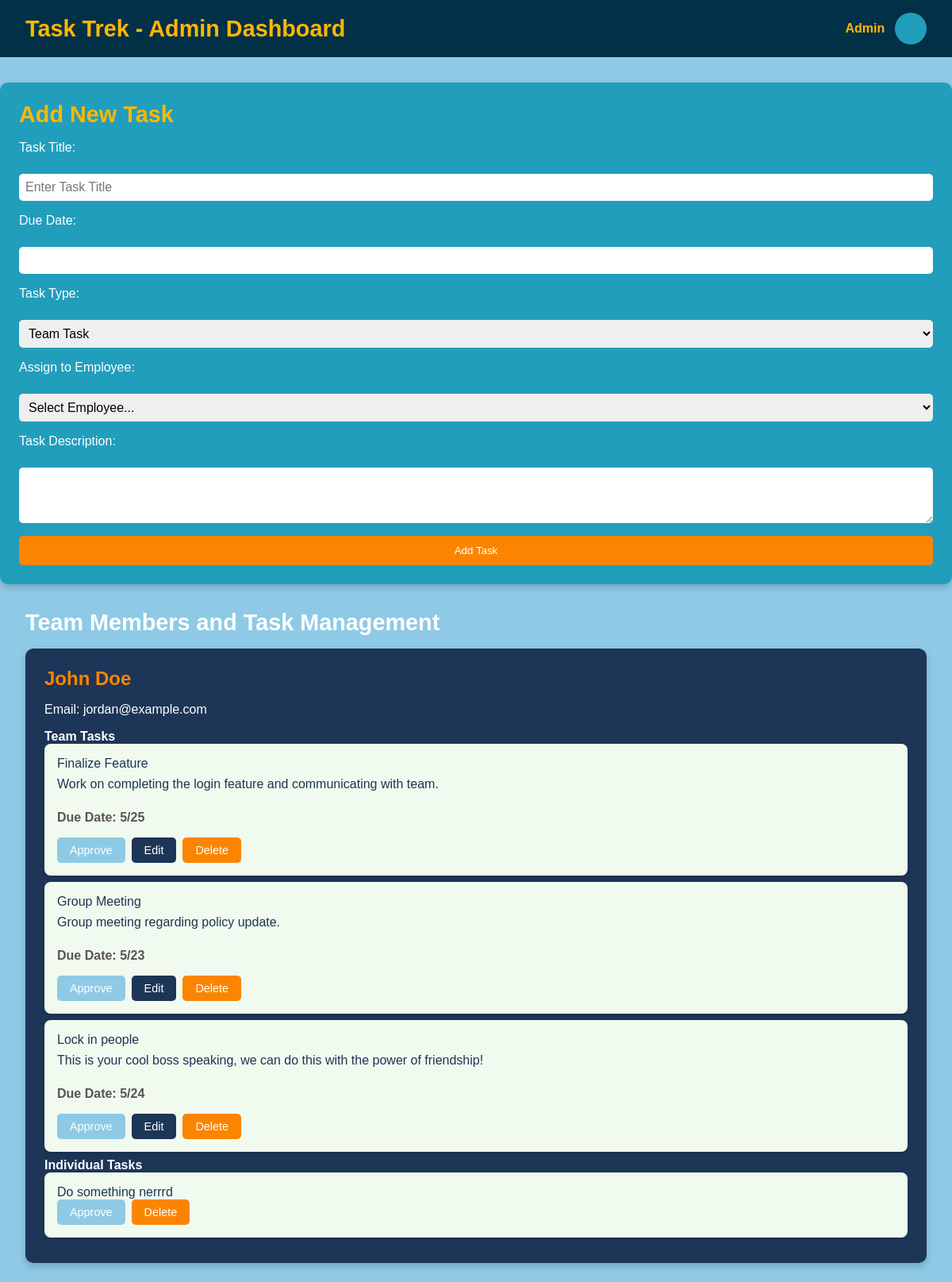
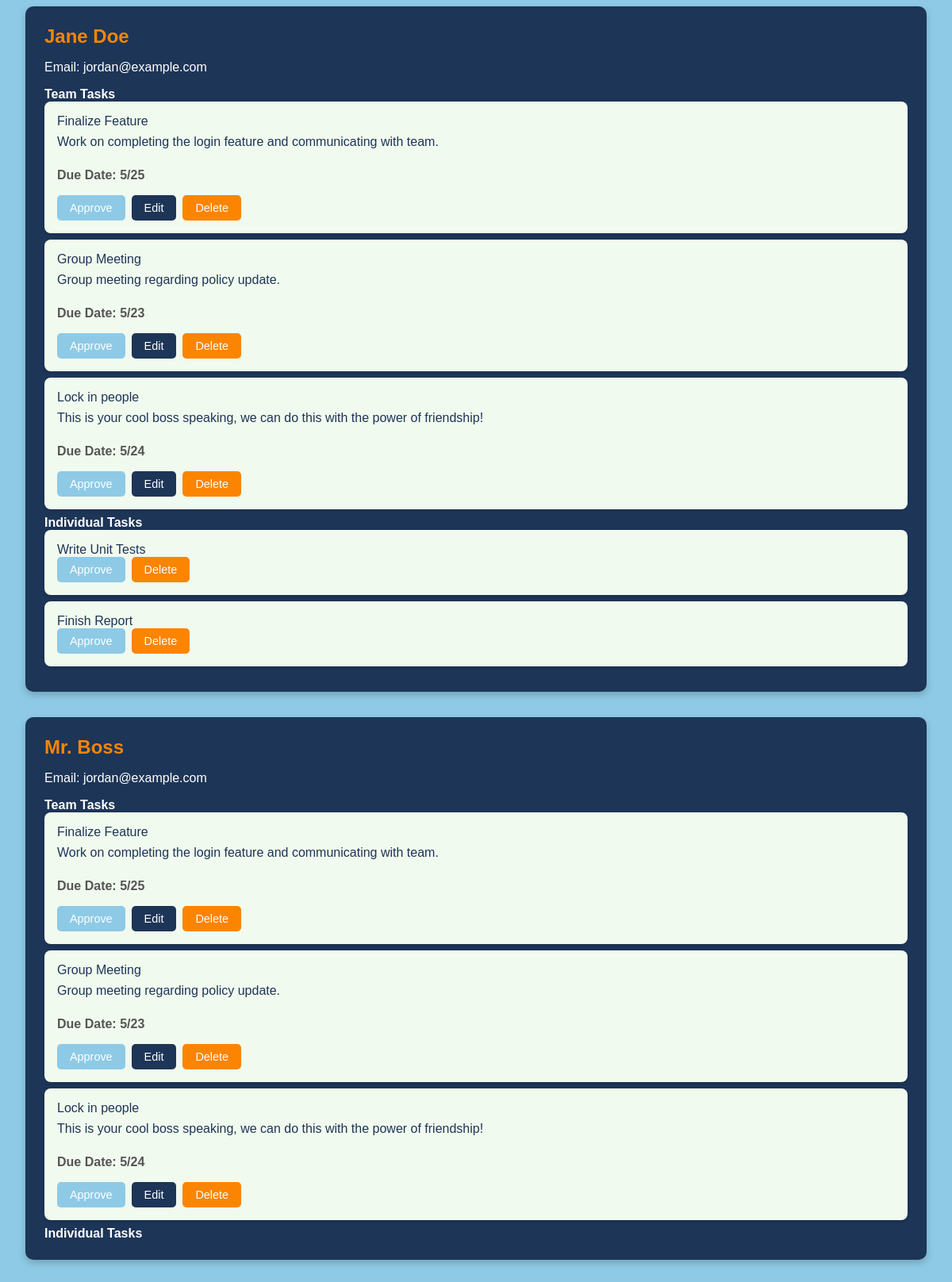
Screenshot of /superuser/4/ with the database file from the repository (2 pictures, top to bottom).
### tasktrek/models.py (models this page shows, shortened)
class Employee(models.Model):
    id = models.AutoField(primary_key=True)
    name = models.CharField(max_length = 64)
    is_admin = models.BooleanField(default=False)
    tasks = models.CharField(max_length = 64)
    username = models.CharField(max_length = 64, default="nousername")
    password = models.IntegerField(default = 11111)
    def __str__(self):
        return f"{self.id}~{self.name}~{self.is_admin}~{self.tasks}~{self.username}~{self.password}"

class Task(models.Model):
    id = models.AutoField(primary_key = True)
    name = models.CharField(max_length = 32, default="...")
    description = models.CharField(max_length = 100)
    due_date = models.CharField(default = "")
    is_complete = models.CharField(default = "False")
    is_team = models.CharField(default="False")

### tasktrek/views.py (the view)
# urls.py: path('superuser/<int:employee_id>/', views.superuser, name="superuser"),
def superuser(request, employee_id):
    dataConnector = sqlite3.connect('db.sqlite3')
    cursor = dataConnector.cursor()
    print("Woah look at Mr big shot over here")
    print(employee_id)
    print(type(employee_id))
    employees = Employee.objects.all()
    tasks = Task.objects.all()
    print("Look at my employees...")
    print(employees)
    clean_employee_list = []
    for employee in employees:
        clean_copy = str(employee)
        clean_employee_list.append(clean_copy.split("~"))
    print(clean_employee_list)
    for employee in clean_employee_list:
        if(employee[3] == ""):
            continue
        else:
            clean_task_list = employee[3].split(",")
            task_list = []
            for task_id in clean_task_list:
                cursor.execute("SELECT name FROM tasktrek_task WHERE id = ? AND is_team = ?", [task_id, "False"])
                task_entry = {}
                task_entry['id'] = task_id
                task_entry['description'] = cursor.fetchone()[0]
                task_list.append(task_entry)
                print(task_id)
            print("Look at my task list")
            print(task_list)
            employee[3] = task_list
    print("Finally my list is made!!!")
    print(clean_employee_list)
    new_employee_list = []
    for employee in clean_employee_list:
        new_employee = {
            'id': employee[0],
            'name': employee[1],
            'is_admin': employee[2],
            'tasks': employee[3],
            'username': employee[4],
            'password': employee[5]
        }
        new_employee_list.append(new_employee)
    print("NOWWWW it's done...")
    print(new_employee_list)
    cursor.execute("SELECT * FROM tasktrek_task WHERE is_team = ?", ["True"])
    group_tasks = cursor.fetchall()
    print("///////////////////////////////////////////////////")
    print("Look at my group tasks")
    print(group_tasks)
    clean_group_tasks = []
    for group_task in group_tasks:
        gt_entry = {}
        gt_entry['id'] = group_task[0]
        gt_entry['title'] = group_task[3]
        gt_entry['description'] = group_task[1]
        gt_entry['due_date'] = group_task[2]
        print("ASSEMBLED GT ENTRY")
        print(gt_entry)
        print("$$$$$$$$$$")
        clean_group_tasks.append(gt_entry)
    print(clean_group_tasks)
    return render(request, "superuser.html", {'employees': new_employee_list, 'group_tasks': clean_group_tasks, 'admin_id': employee_id})

### tasktrek/templates/superuser.html (shortened to what this page needs)
<!DOCTYPE html>
<html lang="en">
<head>
    {% load static %}
    <link rel="stylesheet" href="{% static 'css/styles.css' %}">
</head>
<body>
    <div class="header-bar">
        <h1>Task Trek - Admin Dashboard</h1>
        <div class="user-info">
            <span class="user-name">Admin</span>
            <div class="profile-picture"></div>
        </div>
    </div>
    <div class="add-task-card">
        <h2>Add New Task</h2>
        <form action="{% url 'handlecreate' admin_id=admin_id %}" method="post">
            <label for="task-title">Task Title:</label>
            <input type="text" id="task-title" name="task_title" placeholder="Enter Task Title" required>
            <label for="due-date">Due Date:</label>
            <input type="text" id="due-date" name="due_date" required>
            <label for="task-type">Task Type:</label>
            <select id="task-type" name="task_type" required>
                <option value="team">Team Task</option>
            </select>
            <label for="employee-select">Assign to Employee:</label>
            <select id="employee-select" name="employee_id">
                <option value="" selected disabled>Select Employee...</option>
            </select>
            <label for="task-description">Task Description:</label>
            <textarea id="task-description" name="task_description" rows="3" required></textarea>
            <button type="submit" class="add-task-submit-btn">Add Task</button>
        </form>
    </div>
    <div class="admin-container">
        <div class="management-section">
            <h2>Team Members and Task Management</h2>
            <div class="user-management">
                {% for employee in employees %}
                    <div class="user-card">
                        <div class="card-header">
                            <h3>{{employee.name}}</h3>
                        </div>
                        <p>Email: jordan@example.com</p>
                        <h4>Team Tasks</h4>
                        <ul class="task-list">
                            {% for task in group_tasks %}
                            <li>
                                <span class="task-title">{{ task.title }}</span>
                                <p class="task-description">{{ task.description }}</p>
                                <p class="task-due-date"><strong>Due Date:</strong> {{ task.due_date}}</p>
                                <div class="action-buttons">
                                    <button class="approve-btn">Approve</button>
                                    <button  data-adminid = {{admin_id}} data-taskid = {{task.id}} class="edit-btn">Edit</button>
                                    <button class="deny-btn">Delete</button>
                                </div>
                            </li>
                            {% endfor %}
                        </ul>
                        <h4>Individual Tasks</h4>
                        <ul class="task-list">
                                {% for task in employee.tasks %}
                                {% if task.id == "" %}
                                {% else %}
                                <li>
                                {{task.description}}
                                <div class="action-buttons">
                                    <form action="{%url 'handledelete' admin_id=admin_id employee_id=employee.id task_id=task.id %}" method="post">
                                        <button class="approve-btn" name="delete" type="submit">Approve</button>
                                    </form>
                                    <form action="{%url 'handledelete' admin_id=admin_id employee_id=employee.id task_id=task.id %}" method="post">
                                        <button  class="deny-btn" name="delete" type="submit">Delete</button>
                                    </form>
                                </div>
                                </li>
                                {% endif %}
                                {% endfor %}
                        </ul>
                    </div>
                {% endfor %}
            </div>
        </div>
    </div>
</body>
</html>

### tasktrek/static/css/styles.css (style rules this page uses)
* { margin: 0; padding: 0; box-sizing: border-box; }
body { font-family: 'Arial', sans-serif; background-color: #8ecae6; color: white; padding: 0; }
.header-bar { background-color: #023047; padding: 1rem 2rem; display: flex; align-items: center; justify-content: space-between; color: white; }
.header-bar h1 { font-size: 1.8rem; font-weight: bold; color: #ffb703; }
.user-info { display: flex; align-items: center; }
.user-info .profile-picture { width: 40px; height: 40px; border-radius: 50%; background-color: #219ebc; margin-left: 0.8rem; }
.user-info .user-name { font-size: 1rem; font-weight: bold; color: #ffb703; }
.admin-container { padding: 2rem; display: flex; flex-direction: column; gap: 2rem; }
.management-section h2 { font-size: 1.8rem; color: white; margin-bottom: 1rem; }
.user-management { display: flex; flex-direction: column; gap: 2rem; }
.user-card { background-color: #1d3557; color: white; padding: 1.5rem; border-radius: 10px; box-shadow: 0px 4px 10px rgba(0, 0, 0, 0.2); position: relative; }
.card-header { display: flex; justify-content: space-between; align-items: center; margin-bottom: 1rem; }
.card-header h3 { margin: 0; font-size: 1.5rem; color: #fb8500; }
.user-card p { font-size: 1rem; margin: 0.5rem 0 1rem 0; }
.task-list { list-style: none; padding: 0; margin: 0; }
.task-list li { background-color: #f1faee; color: #1d3557; padding: 1rem; margin-bottom: 0.5rem; border-radius: 8px; display: flex; flex-direction: column; justify-content: flex-start; align-items: stretch; box-shadow: 0px 2px 5px rgba(0, 0, 0, 0.1); }
.action-buttons { display: flex; gap: 0.5rem; }
.approve-btn { background-color: #8ecae6; color: white; border: none; padding: 0.5rem 1rem; border-radius: 5px; cursor: pointer; font-size: 0.9rem; }
.deny-btn { background-color: #fb8500; color: white; border: none; padding: 0.5rem 1rem; border-radius: 5px; cursor: pointer; font-size: 0.9rem; }
.edit-btn { background-color: #1d3557; color: white; border: none; padding: 0.5rem 1rem; border-radius: 5px; cursor: pointer; font-size: 0.9rem; }
.add-task-card { background-color: #219ebc; color: white; padding: 1.5rem; border-radius: 10px; box-shadow: 0px 4px 10px rgba(0, 0, 0, 0.2); margin-top: 2rem; }
.add-task-card h2 { font-size: 1.8rem; color: #ffb703; margin-bottom: 1rem; }
.add-task-card form { display: flex; flex-direction: column; gap: 1rem; }
.add-task-card label { font-size: 1rem; margin-bottom: 0.5rem; }
.add-task-card select, .add-task-card textarea { padding: 0.5rem; border-radius: 5px; border: none; font-size: 1rem; }
.add-task-card .add-task-submit-btn { background-color: #fb8500; color: white; border: none; padding: 0.7rem 1.3rem; border-radius: 5px; cursor: pointer; }
.add-task-card input { padding: 0.5rem; border-radius: 5px; border: none; font-size: 1rem; width: 100%; box-sizing: border-box; }
.task-due-date { font-size: 0.9rem; color: #555; margin-top: 0.5rem; margin-bottom: 0.5rem; font-weight: bold; }

### rows the page displays
Employee: name "John Doe"
Task: title "Finalize Feature", description "Work on completing the login feature and communicating with team.", due_date "5/25"
Task: title "Group Meeting", description "Group meeting regarding policy update.", due_date "5/23"
Task: title "Lock in people", description "This is your cool boss speaking, we can do this with the power of friendship!", due_date "5/24"
Task: description "Do something nerrrd"
Employee: name "Jane Doe"
Task: description "Write Unit Tests"
Task: description "Finish Report"
Employee: name "Mr. Boss"
